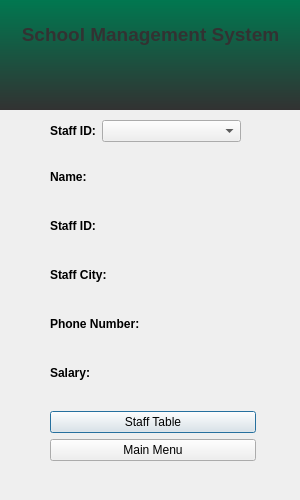
<?xml version="1.0" encoding="UTF-8"?>
<ui version="4.0">
 <class>login_window</class>
 <widget class="QDialog" name="login_window">
  <property name="geometry">
   <rect>
    <x>0</x>
    <y>0</y>
    <width>300</width>
    <height>500</height>
   </rect>
  </property>
  <property name="windowTitle">
   <string>Dialog</string>
  </property>
  <widget class="QWidget" name="horizontalLayoutWidget">
   <property name="geometry">
    <rect>
     <x>-5</x>
     <y>-1</y>
     <width>311</width>
     <height>111</height>
    </rect>
   </property>
   <layout class="QHBoxLayout" name="horizontalLayout">
    <item>
     <widget class="QLabel" name="label">
      <property name="styleSheet">
       <string notr="true">font: 75 8pt &quot;MS Shell Dlg 2&quot;;
background-color: qlineargradient(spread:pad, x1:0, y1:1, x2:0, y2:0, stop:0 rgba(50, 50, 50, 255), stop:1 rgba(0, 120, 80, 255));</string>
      </property>
      <property name="text">
       <string>&lt;html&gt;&lt;head/&gt;&lt;body&gt;&lt;p align=&quot;center&quot;&gt;&lt;span style=&quot; font-family:'Carlito,sans-serif'; font-size:14pt; font-weight:600; color:#323232;&quot;&gt;School Management System&lt;/span&gt;&lt;/p&gt;&lt;p align=&quot;center&quot;&gt;&lt;br/&gt;&lt;/p&gt;&lt;/body&gt;&lt;/html&gt;</string>
      </property>
     </widget>
    </item>
   </layout>
  </widget>
  <widget class="QWidget" name="verticalLayoutWidget">
   <property name="geometry">
    <rect>
     <x>50</x>
     <y>170</y>
     <width>206</width>
     <height>291</height>
    </rect>
   </property>
   <layout class="QVBoxLayout" name="verticalLayout">
    <item>
     <layout class="QFormLayout" name="formLayout_2">
      <property name="horizontalSpacing">
       <number>6</number>
      </property>
      <property name="verticalSpacing">
       <number>35</number>
      </property>
      <item row="0" column="0">
       <widget class="QLabel" name="name_label">
        <property name="text">
         <string>&lt;html&gt;&lt;head/&gt;&lt;body&gt;&lt;p&gt;&lt;span style=&quot; font-size:9pt; font-weight:600;&quot;&gt;Name: &lt;/span&gt;&lt;/p&gt;&lt;/body&gt;&lt;/html&gt;</string>
        </property>
       </widget>
      </item>
      <item row="0" column="1">
       <widget class="QLabel" name="name_txt">
        <property name="text">
         <string/>
        </property>
       </widget>
      </item>
      <item row="1" column="0">
       <widget class="QLabel" name="ID_label">
        <property name="text">
         <string>&lt;html&gt;&lt;head/&gt;&lt;body&gt;&lt;p&gt;&lt;span style=&quot; font-size:9pt; font-weight:600;&quot;&gt;Staff ID:&lt;/span&gt;&lt;/p&gt;&lt;/body&gt;&lt;/html&gt;</string>
        </property>
       </widget>
      </item>
      <item row="1" column="1">
       <widget class="QLabel" name="ID_txt">
        <property name="text">
         <string/>
        </property>
       </widget>
      </item>
      <item row="2" column="0">
       <widget class="QLabel" name="staff_city_label">
        <property name="text">
         <string>&lt;html&gt;&lt;head/&gt;&lt;body&gt;&lt;p&gt;&lt;span style=&quot; font-size:9pt; font-weight:600;&quot;&gt;Staff City:&lt;/span&gt;&lt;/p&gt;&lt;/body&gt;&lt;/html&gt;</string>
        </property>
       </widget>
      </item>
      <item row="2" column="1">
       <widget class="QLabel" name="staff_city_txt">
        <property name="text">
         <string/>
        </property>
       </widget>
      </item>
      <item row="3" column="0">
       <widget class="QLabel" name="phone_label">
        <property name="text">
         <string>&lt;html&gt;&lt;head/&gt;&lt;body&gt;&lt;p&gt;&lt;span style=&quot; font-size:9pt; font-weight:600;&quot;&gt;Phone Number:&lt;/span&gt;&lt;/p&gt;&lt;/body&gt;&lt;/html&gt;</string>
        </property>
       </widget>
      </item>
      <item row="3" column="1">
       <widget class="QLabel" name="phone_txt">
        <property name="text">
         <string/>
        </property>
       </widget>
      </item>
      <item row="4" column="0">
       <widget class="QLabel" name="salary_label">
        <property name="text">
         <string>&lt;html&gt;&lt;head/&gt;&lt;body&gt;&lt;p&gt;&lt;span style=&quot; font-size:9pt; font-weight:600;&quot;&gt;Salary:&lt;/span&gt;&lt;/p&gt;&lt;/body&gt;&lt;/html&gt;</string>
        </property>
       </widget>
      </item>
      <item row="4" column="1">
       <widget class="QLabel" name="salary_txt">
        <property name="text">
         <string/>
        </property>
       </widget>
      </item>
     </layout>
    </item>
    <item>
     <widget class="QPushButton" name="staffTableBtn">
      <property name="text">
       <string>Staff Table</string>
      </property>
     </widget>
    </item>
    <item>
     <widget class="QPushButton" name="mainMenuBtn">
      <property name="text">
       <string>Main Menu</string>
      </property>
     </widget>
    </item>
   </layout>
  </widget>
  <widget class="QWidget" name="formLayoutWidget">
   <property name="geometry">
    <rect>
     <x>50</x>
     <y>120</y>
     <width>191</width>
     <height>31</height>
    </rect>
   </property>
   <layout class="QFormLayout" name="formLayout">
    <item row="0" column="0">
     <widget class="QLabel" name="label_staff">
      <property name="text">
       <string>&lt;html&gt;&lt;head/&gt;&lt;body&gt;&lt;p align=&quot;center&quot;&gt;&lt;span style=&quot; font-weight:600;&quot;&gt;Staff ID:&lt;/span&gt;&lt;/p&gt;&lt;/body&gt;&lt;/html&gt;</string>
      </property>
     </widget>
    </item>
    <item row="0" column="1">
     <widget class="QComboBox" name="staff_list"/>
    </item>
   </layout>
  </widget>
 </widget>
 <resources/>
 <connections/>
</ui>
